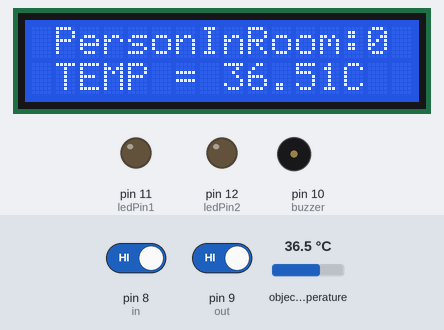
This sketch was run on a simulated Arduino Uno, built with avr-gcc and run on an emulated ATmega328P. On the bench: 16×2 character LCD, output pins drawn as LEDs (lit = HIGH), buzzer (waves = sounding, pin HIGH). The test bench sets the inputs (shaded band); at power-on: object temperature 36.5 °C, pin 8 (in) HIGH, pin 9 (out) HIGH.

Above: at 1.2 s.
1.3 s: object temperature set to 35.2 °C
At 2.4 s:
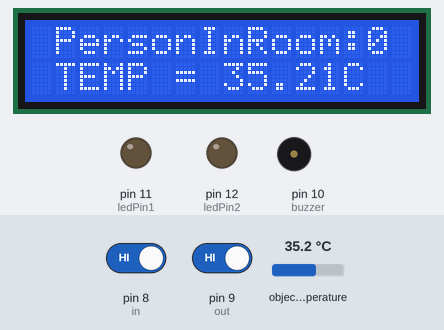
3.3 s: object temperature set to 34.6 °C
At 4.6 s:
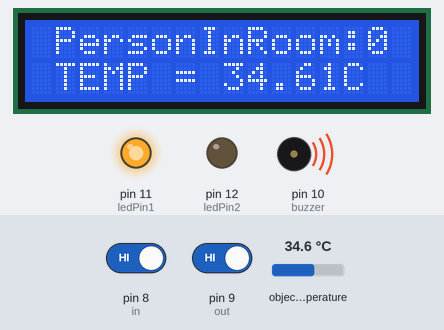
5.2 s: object temperature set to 33.2 °C
At 6.7 s:
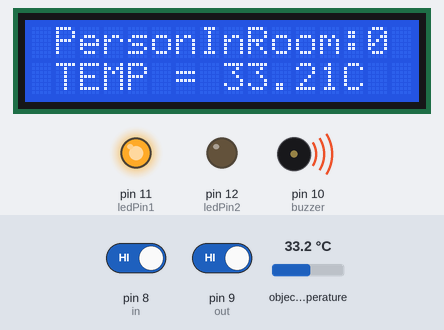
7.0 s: object temperature set to 32.6 °C
At 7.6 s:
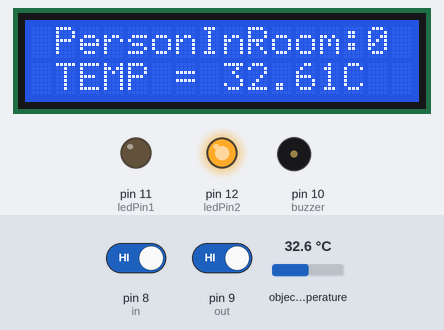
8.8 s: pin 8 (in) driven LOW
At 9.6 s:
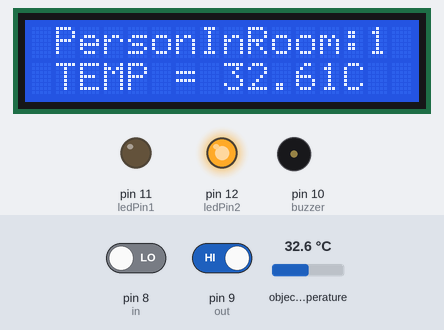
11.4 s: pin 9 (out) driven LOW
Timing chart, 0 to 14.4 s (numbered marks = the images above; inputs shaded):
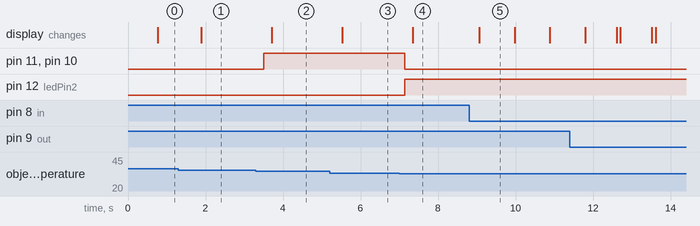

The sketch:

counter_final.ino
```cpp
#include <Wire.h>
#include <Adafruit_MLX90614.h>
#include<LiquidCrystal.h>
LiquidCrystal lcd(2,3,4,5,6,7);
const int buzzer = 10;
const int ledPin1 = 11;
const int ledPin2 = 12;
#define in 8
#define out 9
int count=0;


Adafruit_MLX90614 mlx = Adafruit_MLX90614();

void setup() {
  Serial.begin(9600);
  lcd.begin(16, 2);
  //Serial.println("Adafruit MLX90614 test");
  pinMode(buzzer, OUTPUT);
  pinMode(ledPin1, OUTPUT);
  pinMode(ledPin2, OUTPUT);
  pinMode(in, INPUT);
  pinMode(out, INPUT);
  mlx.begin();
}

void loop()
{

  lcd.setCursor(8,1);
  lcd.print(mlx.readObjectTempC());
  delay(700);
  lcd.setCursor(13,1);
  lcd.print("C  ");
  lcd.setCursor(1,1);
  lcd.print("TEMP = ");

////////////////////////////////////////////////////////////////////////MLX90614//////////////////////////////
  if(mlx.readObjectTempC() >= 33 && mlx.readObjectTempC() <= 35 )
  {
    digitalWrite(buzzer, HIGH);
    digitalWrite(ledPin1, HIGH);

    }
  else
  {
    digitalWrite(buzzer, LOW);
    digitalWrite(ledPin1, LOW);
  }

  if(mlx.readObjectTempC() >= 30 && mlx.readObjectTempC() <= 33 )
  {
    digitalWrite(ledPin2, HIGH);

    }
  else
  {
        digitalWrite(ledPin2, LOW);
  }
  ////////////////////////////////////////////////////////////////////////////////////////////////////////////////

  //////////////////IR sensors/////////////////////////////////////////////////////////////////////////////////////
  int in_value = digitalRead(in);
  int out_value = digitalRead(out);

    lcd.setCursor(1, 0);
    lcd.print("PersonInRoom:");
    //lcd.setCursor(4,0);
    lcd.setCursor(14,0);
    lcd.print(count);
    delay(100);
  if(in_value == LOW)
  {
    count++;

  }

    lcd.setCursor(1, 0);
    lcd.print("PersonInRoom:");
    lcd.setCursor(14,0);
    lcd.print(count);
    delay(100);
  if(out_value == LOW)
  {
    count--;

  }
////////////////////////////IREND///////////////////////////////////////////////////////////////////////////////
}
```

Measured:
- the behaviour switches between 35 and 34.9 °C on object temperature (found by bisection; images 1 and 2)
- the behaviour switches between 33 and 32.9 °C on object temperature (found by bisection; images 3 and 4)
- after the input at 1.3 s, the display: changes after 0.59 s (image 1)
- after the input at 3.3 s, pin 11 (ledPin1), pin 10 (buzzer): LOW → HIGH after 0.20 s; the display: changes after 0.41 s (image 2)
- after the input at 5.2 s, the display: changes after 0.33 s (image 3)
- after the input at 7.0 s, pin 11 (ledPin1), pin 10 (buzzer): HIGH → LOW after 0.14 s; pin 12 (ledPin2): LOW → HIGH after 0.14 s; the display: changes after 0.35 s (image 4)
- after the input at 8.8 s, the display: changes after 0.27 s (image 5)
